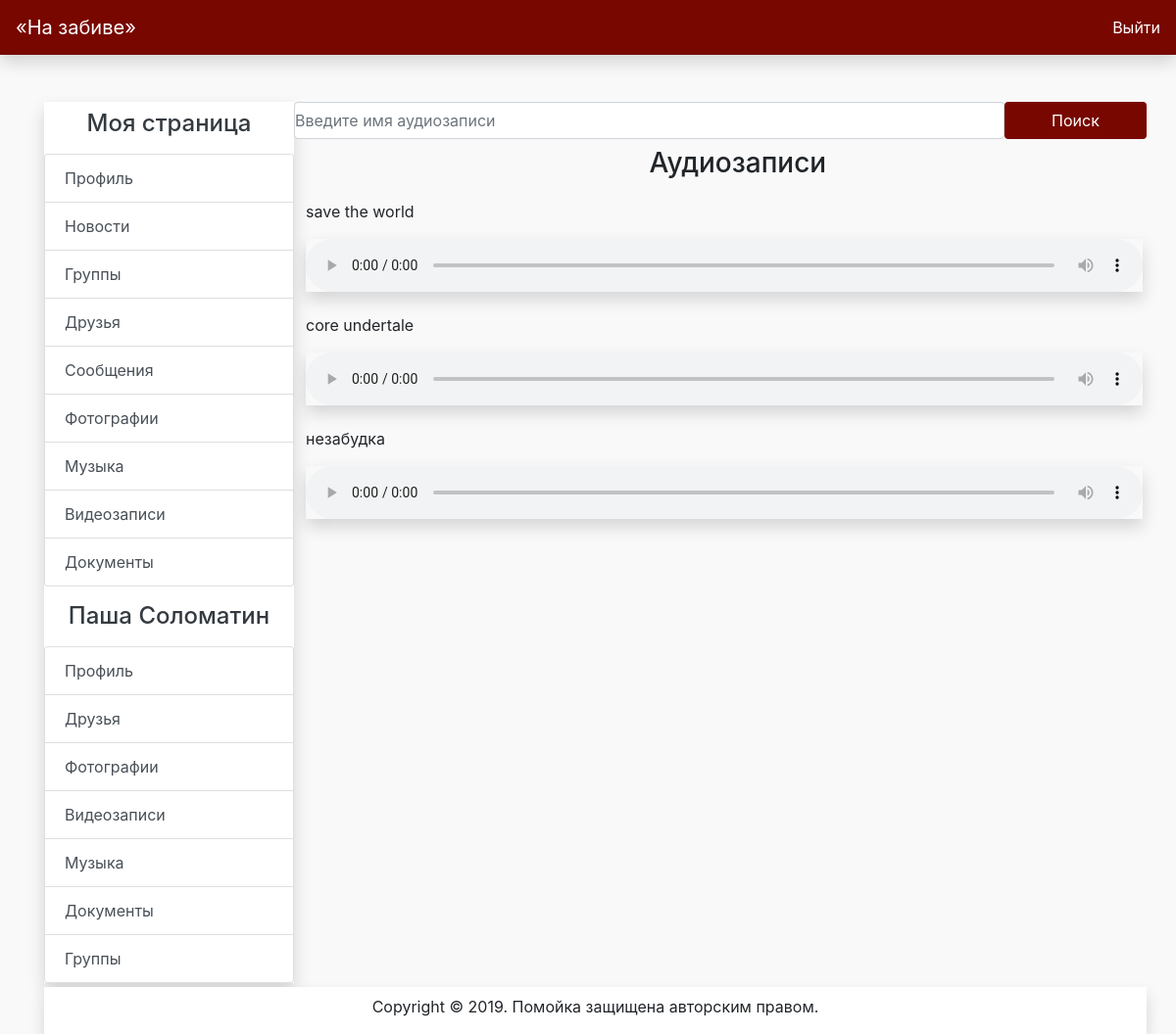
Screenshot of /audio/1 (signed in) with the database file from the repository.
### database.py (models this page shows)
class User(db.Model):
    id = db.Column(db.Integer, primary_key=True)
    username = db.Column(db.String(80), unique=True, nullable=False)
    password = db.Column(db.String(80), nullable=False)
    name = db.Column(db.String(80), nullable=False)
    surname = db.Column(db.String(80), nullable=False)
    avatar = db.Column(db.Integer, nullable=False, default=1)
    time = db.Column(db.DateTime, nullable=False, default=datetime.now())

class Resource(db.Model):
    id = db.Column(db.Integer, primary_key=True)
    category = db.Column(db.String(20), unique=False, nullable=False)
    path = db.Column(db.String(120), unique=True, nullable=True)
    name = db.Column(db.String(120), nullable=False)
    author = db.Column(db.Integer, nullable=False)

### main.py (the view, shortened to what this page needs)
@app.route("/audio/<user_id>", methods=['GET', 'POST'])
def audio_user(user_id):
    if not is_auth():
        return redirect("/")
    user = UserModel().get(user_id)
    search = False
    searched_files = []
    render_data = {
        "title": "Аудиозаписи",
        "audios": ResourceModel().get_for(user_id, category="music"),
        "form": AudioForm(),
        "search": search,
        "searched_files": searched_files,
        "number": len(searched_files),
        "user": user,
        "page_profile": True,
    }
    return render_template("audio.html", **render_data)

### main.py
class AudioForm(FlaskForm):
    name = StringField('Теги', validators=[DataRequired()])
    audio = FileField('Аудиозапись', validators=[DataRequired()])
    submit = SubmitField('Добавить')

### database.py (called while the page is built)
    def get(self, id):
        user = User.query.filter(User.id == id).first()
        if not user:
            return
        return user

    def exists(self, username, password):
        user = User.query.filter(User.username == username).first()
        if not user:
            return "Not found"
        if user.password != password:
            return "Wrong password"
        return user

    def get_for(self, user, category=""):
        if category:
            resources = Resource.query.filter(
                Resource.author == user, Resource.category == category).all()
        else:
            resources = Resource.query.filter(Resource.author == user).all()
        return resources

### main.py (called while the page is built)
def is_auth():
    return "user_login" in session \
           and UserModel().exists(session["user_login"],
                                  session["user_password"]) != "Not found"

### templates/audio.html (shortened to what this page needs)
{% extends "main.html" %}
{% block content %}
    <form name="search" method="post">
        <div class="row">
            <div class="col-10 p-0">
                <input type="text" class="form-control col-12 p-0" id="email"
                       aria-describedby="emailHelp"
                       placeholder="Введите имя аудиозаписи"
                       name="search">
            </div>
            <div class="col-2 p-0">
                <button type="submit"
                        class="btn text-white bg-dryandex mb-2 col-12">Поиск
                </button>
            </div>
        </div>
    </form>
    <div class="row">
        <h3 class="offset-5">Аудиозаписи</h3>
        <div class="mt-1 ml-1 col-12">
            <div class="row">
                {% for audio in audios %}
                    <div class="col-12 p-2">
                        <p>{{ audio.name }}</p>
                        <audio controls class="col-12 p-0 shadow">
                            <source src="/{{ audio.path }}" type="audio/mpeg">
                        </audio>
                    </div>
                {% endfor %}
        </div>
    </div>
</div>
{% endblock %}

### templates/main.html (shortened to what this page needs)
<!doctype html>
<html lang="en">
<head>
    <link rel="stylesheet" href="https://stackpath.bootstrapcdn.com/bootstrap/4.3.1/css/bootstrap.min.css"
>
    <link rel="stylesheet" href="/static/css/main.css">
</head>
<body>
<nav class="navbar navbar-expand-md navbar-dark bg-dryandex shadow">
    <a class="navbar-brand" href="/">&laquo;На забиве&raquo;</a>
    <div class="collapse navbar-collapse" id="navbarCollapse">
        <form class="form-inline mt-2 mt-md-0">
            <a class="text-white" href="/logout">Выйти</a>
        </form>
    </div>
</nav>
<div class="container mt-5">
    <div class="row">
        <div class="col-3">
            <div class="shadow bg-white shadow" id="left_content">
                <div class="h4 text-dark text-center pt-2 mb-3">Моя страница</div>
                <div class="list-group" id="list-tab" role="tablist">
                    <a class="list-group-item list-group-item-action"
                       href="/profile">Профиль</a>
                    <a class="list-group-item list-group-item-action"
                       href="/news">Новости</a>
                    <a class="list-group-item list-group-item-action"
                       href="/groups">Группы</a>
                    <a class="list-group-item list-group-item-action"
                       href="/friends">Друзья</a>
                    <a class="list-group-item list-group-item-action"
                       href="/dialogs">Сообщения</a>
                    <a class="list-group-item list-group-item-action"
                       href="/photo">Фотографии</a>
                    <a class="list-group-item list-group-item-action"
                       href="/audio">Музыка</a>
                    <a class="list-group-item list-group-item-action"
                       href="/videos">Видеозаписи</a>
                    <a class="list-group-item list-group-item-action"
                       href="/documents">Документы</a>
                </div>
                {% if page_profile and user.id != session["user_id"] %}
                    <div class="h4 text-dark text-center mt-3 mb-3">{{ user.name }} {{ user.surname }}</div>
                    <div class="list-group" id="list-tab" role="tablist">
                        <a class="list-group-item list-group-item-action"
                           href="/profile/{{ user.id }}">Профиль</a>
                        <a class="list-group-item list-group-item-action"
                           href="/friends/{{ user.id }}">Друзья</a>
                        <a class="list-group-item list-group-item-action"
                           href="/photo/{{ user.id }}">Фотографии</a>
                        <a class="list-group-item list-group-item-action"
                           href="/videos/{{ user.id }}">Видеозаписи</a>
                        <a class="list-group-item list-group-item-action"
                           href="/audio/{{ user.id }}">Музыка</a>
                        <a class="list-group-item list-group-item-action"
                           href="/documents/{{ user.id }}">Документы</a>
                        <a class="list-group-item list-group-item-action"
                           href="/groups/{{ user.id }}">Группы</a>
                    </div>
                {% endif %}
            </div>
        </div>
        <div class="col-9 pl-0" id="main_content">
            {% block content %}{% endblock %}
        </div>
    </div>
<div class="row pl-0 ml-0 ">
    <div class="bg-white col-12 shadow mt-1 shadow">
        <p class="text-center pt-2">Copyright &copy; 2019. Помойка защищена авторским правом.</p>
    </div>
</div>
</div>
</body>
</html>

### static/css/main.css (style rules this page uses)
.bg-dryandex { background: #780700 !important; }
body { background: #f9f9f9; }

### rows the page displays
User: name "Паша", surname "Соломатин"
Resource: name "save the world"
Resource: name "core undertale"
Resource: name "незабудка"
